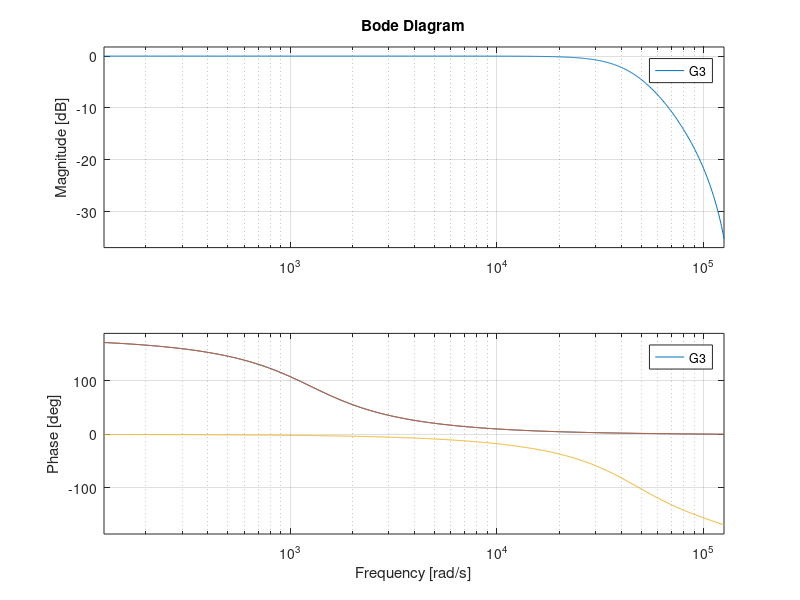

The MATLAB source for this figure: (Note: this script raises an error after producing the figure.)
clc, clear all, close all
%Programmable filters inside ADC. Filters can only be set before powering
%ADC-channel.


n = 2; % 1 biquad = 2nd order filter
Fs =  48000;

% biqaud 1
Fc = 200;
[numerator1,denominator1] = butter(n,Fc/(Fs/2), 'high');

%quantize filter coefficients to 32 bits (1.31 format)
numerator1 = round(numerator1*2^32)/2^32;
denominator1 = round(denominator1*2^32)/2^32;
%dec2hex(numerator1.*2^31, 32/4)
%dec2hex(denominator1(2:3)*2^31, 32/4)
G1 = tf(numerator1, denominator1, 1/Fs);
bode(G1, {20*pi*2, 20000*pi*2});
hold on;
% biqaud 2
Fc = 200;
[numerator2,denominator2] = butter(n,Fc/(Fs/2), 'high');
%quantize filter coefficients to 32 bits (1.31 format)
numerator2 = round(numerator2*2^32)/2^32;
denominator2 = round(denominator2*2^32)/2^32;
G2 = tf(numerator2, denominator2, 1/Fs);
bode(G2, {20*pi*2, 20000*pi*2});
hold on;
% biqaud 3
Fc = 7000;
[numerator3,denominator3] = butter(n,Fc/(Fs/2), 'low');
%quantize filter coefficients to 32 bits (1.31 format)
numerator3 = round(numerator3*2^32)/2^32;
denominator3 = round(denominator3*2^32)/2^32;
G3 = tf(numerator3, denominator3, 1/Fs);
bode(G3, {20*pi*2, 20000*pi*2});
grid on;


%%%%%%%%%%Test%%%%%%%
figure(2)

%t=1;
%F = 200;
%mY = linspace(1, F*t,t*Fs);
%mY = mod(mY,1);
%mY = round(mY);


[stereoY, Fs] = audioread("test_dialog_mono.wav");
mY = stereoY(:,1);

[y,t] = lsim(G1, mY);
[y,t] = lsim(G2, y);
[y,t] = lsim(G3, y);

plot(t, mY)
hold on;
plot(t,y);

% %%
% clc
% digits(64)
% te = 1-2^-31;
% %te = 1;
% %te = -0.9
% te = round(te*2^32)/2^32;
% %ToHex(te)
% dec2hex(te*2^31, 32/4)


%%

% we can't generate butter filters below certain frequencys as these will
% have coefficients above or equal to 1 and won't fit in the register of
% the ADC. We have to use filters below unity gain and compensate by
% gainstage.
clc, clear all, close all
n = 2
Fs = 48000
for i = 1:20000
    Fc = i;
    [numerator,denominator] = butter(n,Fc/(Fs/2), 'low');
    if max(abs([numerator, denominator(2:3)])) < 1
        break;
    end
end

%%
% generate VHDL from filter -v
[n,d] = filterDesigner

%%%%%%%%%%%%%%%%%%%%%%%
